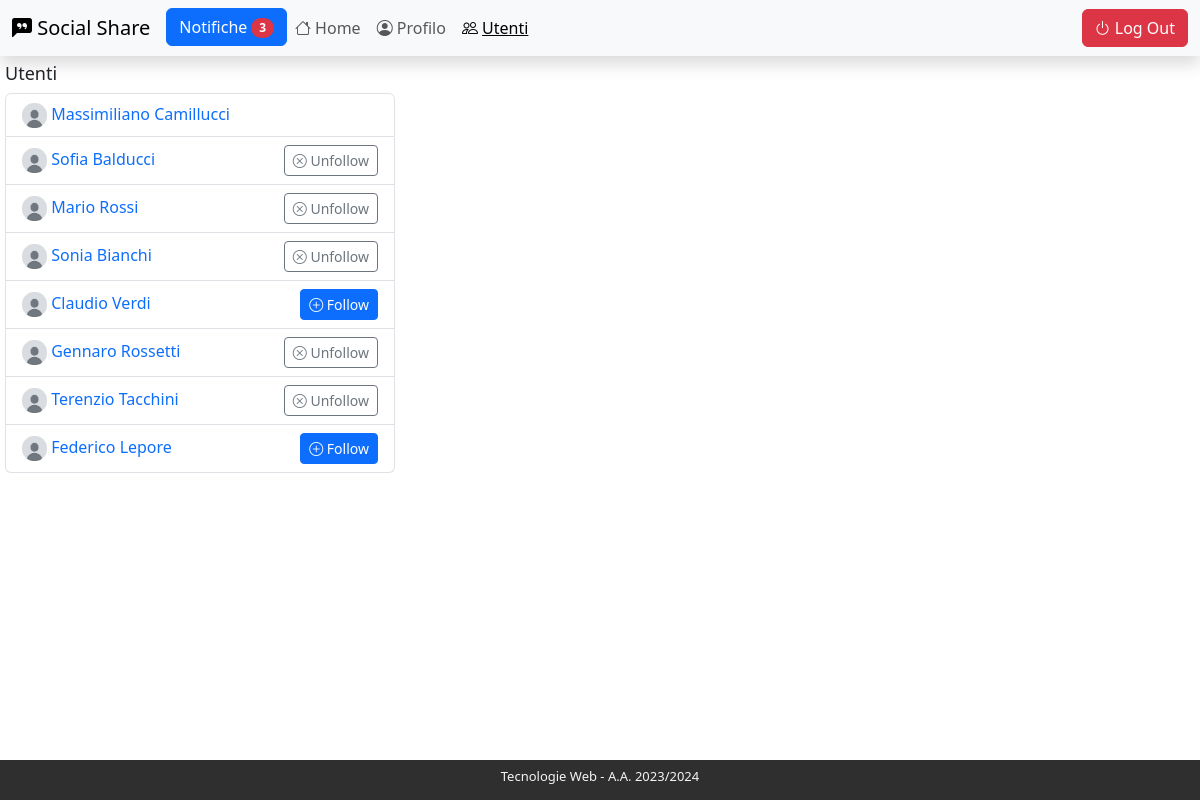
The app's page /index.php?page=users (signed in) with its own data.
### tables this page shows
CREATE TABLE `users` (
  `idUSER` int(11) NOT NULL,
  `nome` varchar(200) DEFAULT NULL,
  `cognome` varchar(200) DEFAULT NULL,
  `email` varchar(500) NOT NULL,
  `password` char(255) NOT NULL,
  `nickname` varchar(45) NOT NULL,
  `imageUrl` varchar(2048) DEFAULT NULL,
  `enableAutofollow` bit(1) DEFAULT b'0',
  `enableReposts` bit(1) DEFAULT b'1',
  `enableComments` bit(1) DEFAULT b'1',
  `dataIscrizione` datetime DEFAULT NULL,
  `dataCancellazione` datetime DEFAULT NULL,
  `dataUltimoAccesso` datetime DEFAULT NULL
);

### template/notifications.php (called while the page is built, shortened)
<?php foreach($template_data["notifications"] as $notification) : ?>
      <?php if($notification['fkFollow']!= NULL): ?>
        <?php $follower = $dbh->getFollowerByFollowId($notification['fkFollow']);?>
        <li class="list-group-item alert alert-warning alert-dismissible fade show <?php if($notification['read'] > 0) echo ' read ' ; echo 'list-group-item-warning ' ?>" >
          <span><em class="bi bi-person-add"></em> <a href="index.php?page=userprofile&iduser=<?php echo $follower['idUSER']?>"><strong><?php echo $follower['nome'].' '.$follower['cognome']  ?></strong></a> ha iniziato a seguirti</span>
      <?php elseif($notification['fkPost']!= NULL): ?>
        <?php $post = $dbh->getPostByPostId($notification['fkPost']);?>
        <?php $user = $dbh->getUserByPostId($notification['fkPost']);?>
        <li class="list-group-item alert alert-warning alert-dismissible fade show <?php if($notification['read'] > 0) echo ' read' ; echo ($post['isComment']==0)? ' list-group-item-info ' : ' list-group-item-primary ' ?>" >
        <?php endif; ?>
      </li>
<?php endforeach; ?>

### index.php (called while the page is built)
<?php
require_once 'bootstrap.php';
require 'notify.php';
require("utils/routing.php");
require 'template/base-layout.php';

### db/database-helper.php (called while the page is built, shortened)
<?php
class DatabaseHelper{
    private $db;
    public function __construct($servername, $username, $password, $dbname, $port){
        $this->db = new mysqli($servername, $username, $password, $dbname, $port);
    }
    public function getUsers(){
        $stmt = $this->db->prepare("SELECT * FROM users");
        $stmt->execute();
        $result = $stmt->get_result();
        return $result->fetch_all(MYSQLI_ASSOC);
    }
    public function getUserByPostId($id){
        $query = "SELECT u.* FROM users u, posts p WHERE p.idPOST=? and p.fkUser=u.idUSER";
        $stmt = $this->db->prepare($query);
        $stmt->bind_param('i',$id);
        $stmt->execute();
        $result = $stmt->get_result();
        return $result->fetch_all(MYSQLI_ASSOC)[0];
    }
    public function getActiveFollowedByUserId($id){
        $query = "select u.* from users u
        left join followers f on  u.idUSER = f.fkFollowed
        where f.fkFollower  =  ?
        and f.isAccepted = 1 ";
        $stmt = $this->db->prepare($query);
        $stmt->bind_param('i',$id);
        $stmt->execute();
        $result = $stmt->get_result();
        return $result->fetch_all(MYSQLI_ASSOC);
    }
    public function getNotificationsByUserId($id){
        $query = "SELECT * FROM notifications
        WHERE fkUser=? AND dataArchiviazione is null
        ORDER BY dataInserimento desc";
        $stmt = $this->db->prepare($query);
        $stmt->bind_param('i',$id);
        $stmt->execute();
        $result = $stmt->get_result();
        return $result->fetch_all(MYSQLI_ASSOC);
    }
}

### bootstrap.php (called while the page is built, shortened)
<?php
require_once("db/database-helper.php");
require_once("utils/functions.php");
$dbh = new DatabaseHelper(DB_HOST, DB_USER, DB_PASSWORD, DB_NAME, DB_PORT);

### notify.php (called while the page is built, shortened)
<?php
require_once 'bootstrap.php';
if(isUserLoggedIn()){
    $template_data["notifications"] = $dbh->getNotificationsByUserId($_SESSION['user']['idUSER']);
}

### users.php (called while the page is built)
<?php
require_once 'bootstrap.php';
    $template_data["users"] = $dbh->getUsers();
    $template_data["titolo"] = "Users";
    $template_data["nome"] = "users-page.php";
    $template_data["following"] = $dbh->getActiveFollowedByUserId($_SESSION["user"]["idUSER"] );

### utils/routing.php (called while the page is built, shortened)
<?php
if(isUserLoggedIn()){
    if(isset($_GET["page"])){
        switch($_GET["page"]){
            case 'users':
                require('users.php');
                break;
        }
    } else{
        require('home.php');
    }
}

### template/users-page.php (the view, shortened to what this page needs)
<section>
    <h2>Utenti</h2>
    <ul class="list-group">
        <?php foreach($template_data["users"] as $utente): ?>
            <li class="list-group-item d-flex justify-content-between align-items-center user list item">
                <a href="index.php?page=userprofile&iduser=<?php echo $utente["idUSER"]; ?>">
                <?php if($utente["imageUrl"]!="") $userImg = UPLOAD_DIR.$utente["imageUrl"]; else  $userImg=DEFAULT_IMG_PROFILE ?>
                <span><img class="user profile" src="<?php echo $userImg; ?>" alt=""></span>
                <?php echo $utente["nome"]; ?> <?php echo $utente["cognome"]; ?></a>
                <?php $mySelf = $_SESSION['user']['idUSER'] ==  $utente["idUSER"] ? 1:0; ?>
                <?php if($mySelf ==0) : ?>
                    <?php $amIFollowing = 0; ?>
                    <?php foreach($template_data["following"] as $followed): ?>
                        <?php if($utente["idUSER"]==$followed["idUSER"]) $amIFollowing = 1 ?>
                    <?php endforeach; ?>
                        <form id="form-follow-<?php echo $utente["idUSER"]?>" action="#" method="POST">
                            <button id="user<?php echo $utente["idUSER"]?>" class="follow-button btn-sm btn btn-<?php if($amIFollowing==1) echo 'outline-secondary'; else echo 'primary' ?>"  type="button">
                                <?php if($amIFollowing==1) echo '<em class="bi bi-x-circle"></em> Unfollow'; else echo '<em class="bi bi-plus-circle"></em> Follow' ?>
                            </button>
                        </form>
                <?php endif; ?>
            </li>
        <?php endforeach; ?>
    </ul>
</section>

### css/main.css (style rules this page uses)
section { margin-top: 2px; }
img.user.profile { max-width: 25px; height: auto; }
li.header a, li.user.list.item a { text-decoration: none; }
h2 { font-size: large; }

### records on screen
users: nome "Massimiliano", cognome "Camillucci"
users: nome "Sofia", cognome "Balducci", shows "Unfollow"
users: nome "Mario", cognome "Rossi", shows "Unfollow"
users: nome "Sonia", cognome "Bianchi", shows "Unfollow"
users: nome "Claudio", cognome "Verdi", shows "Follow"
users: nome "Gennaro", cognome "Rossetti", shows "Unfollow"
users: nome "Terenzio", cognome "Tacchini", shows "Unfollow"
users: nome "Federico", cognome "Lepore", shows "Follow"

### other values on screen
count($template_data["notifications"]) "3"
